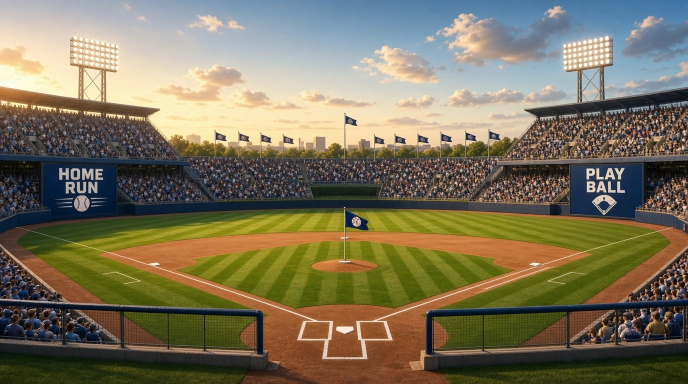
#> input picture web-sdk-backup-2026-09-26-SYMBOLES-OK/apps/home-run/assets/spines/foregroundAnimation/mm_bg.webp, 1376 x 768 px (shown at 1/2 size)
$ python -i clean_stadium_ads.py   (imports and definitions only)
#> lines starting #> are read from the running program, lines starting #| are printed output that depends on the picture; after the words box and inside, x2 and y2 are one past the last pixel; in counts of white or black regions, pixels touching at a corner belong together
"""Clean stadium ads: remove inscriptions, keep panel colors.

Key idea: detect vivid ad panels, dilate to swallow white/dark lettering,
then solid-fill each blob with the panel's background color.
"""
from __future__ import annotations

import cv2
import numpy as np
from pathlib import Path


def bg_from_pixels(pix: np.ndarray) -> np.ndarray:
    """Median BGR of Nx3 pixels, preferring saturated mid-value colors."""
    pix = pix.reshape(-1, 3).astype(np.float32)
    if len(pix) == 0:
        return np.zeros(3, dtype=np.uint8)
    u8 = pix.reshape(-1, 1, 3).astype(np.uint8)
    hsv = cv2.cvtColor(u8, cv2.COLOR_BGR2HSV).reshape(-1, 3)
    S, V = hsv[:, 1], hsv[:, 2]
    good = (S > 50) & (V > 50) & (V < 230)
    if int(good.sum()) < 20:
        good = (V > 40) & (V < 240)
    sample = pix[good] if int(good.sum()) >= 10 else pix
    return np.median(sample, axis=0).astype(np.uint8)


def solid_fill_horizontal_panels(
    img: np.ndarray,
    y0: int,
    y1: int,
    x0: int,
    x1: int,
    jump_thr: float = 22.0,
    min_w: int = 16,
    max_w_ratio: float = 0.35,
) -> int:
    h, w = img.shape[:2]
    y0, y1 = max(0, y0), min(h, y1)
    x0, x1 = max(0, x0), min(w, x1)
    strip = img[y0:y1, x0:x1]
    if strip.size == 0:
        return 0
    cols = np.median(strip.astype(np.float32), axis=0)
    d = np.linalg.norm(np.diff(cols, axis=0), axis=1)
    cuts = [0] + [i + 1 for i, v in enumerate(d) if v > jump_thr] + [strip.shape[1]]
    merged = [cuts[0]]
    for c in cuts[1:]:
        if c - merged[-1] >= min_w:
            merged.append(c)
    if merged[-1] != strip.shape[1]:
        merged.append(strip.shape[1])

    max_w = int(strip.shape[1] * max_w_ratio)
    n = 0
    for a, b in zip(merged[:-1], merged[1:]):
        if (b - a) > max_w:
            continue
        panel = strip[:, a:b]
        med = bg_from_pixels(panel)
        strip[:, a:b] = med
        n += 1
    img[y0:y1, x0:x1] = strip
    return n


def fill_ad_blobs(
    img: np.ndarray,
    zone: np.ndarray,
    *,
    min_area: int = 250,
    max_area_frac: float = 0.04,
    max_h: int = 110,
    max_w: int = 550,
    dilate: int = 4,
) -> int:
    """Fill vivid ad blobs including lettering swallowed by dilation."""
    hsv = cv2.cvtColor(img, cv2.COLOR_BGR2HSV)
    H, S, V = cv2.split(hsv)
    grass = (H >= 35) & (H <= 95) & (S > 45) & (V > 70)

    vivid = zone & (S > 65) & (V > 65) & (V < 250) & (~grass)
    ad_hue = (
        (H < 22)
        | (H > 155)
        | ((H >= 5) & (H <= 42) & (S > 80))
        | ((H >= 85) & (H <= 145) & (S > 65))
        | ((H >= 42) & (H <= 85) & (S > 85) & (V < 210))
    )
    core = (vivid & ad_hue).astype(np.uint8) * 255
    core = cv2.morphologyEx(core, cv2.MORPH_CLOSE, np.ones((3, 13), np.uint8))
    core = cv2.morphologyEx(core, cv2.MORPH_OPEN, np.ones((2, 2), np.uint8))

    num, labels, stats, _ = cv2.connectedComponentsWithStats(core, 8)
    h, w = img.shape[:2]
    max_area = int(h * w * max_area_frac)
    filled = 0
    k = np.ones((dilate, dilate), np.uint8)

    for i in range(1, num):
        area = stats[i, cv2.CC_STAT_AREA]
        ww = stats[i, cv2.CC_STAT_WIDTH]
        hh = stats[i, cv2.CC_STAT_HEIGHT]
        if area < min_area or area > max_area:
            continue
        if ww < 30 or hh > max_h or ww > max_w:
            continue

        m = (labels == i).astype(np.uint8)
        # Swallow white/dark lettering attached to the panel
        m_big = cv2.dilate(m, k, iterations=1)
        # Only expand into zone + near-white or near-dark (likely text)
        white = ((S < 70) & (V > 175)).astype(np.uint8)
        dark = ((V < 60) & (S < 100)).astype(np.uint8)
        textish = cv2.bitwise_or(white, dark)
        expand = cv2.bitwise_and(m_big, cv2.bitwise_or(m, textish))
        expand = cv2.bitwise_or(m, expand)
        expand = cv2.bitwise_and(expand, zone.astype(np.uint8) * 255)
        expand = cv2.dilate(expand, np.ones((2, 2), np.uint8), iterations=1)

        sel = expand.astype(bool)
        if sel.sum() < 50:
            continue
        med = bg_from_pixels(img[sel])
        img[sel] = med
        filled += 1
    return filled


# [47 lines left out: function solid_fill_color_bands, not called in this run]


def wipe_letters_solid(img: np.ndarray, y0: int, y1: int, x0: int, x1: int) -> None:
    """Replace white/dark letters on saturated panels with local panel median."""
    roi = img[y0:y1, x0:x1]
    hsv = cv2.cvtColor(roi, cv2.COLOR_BGR2HSV)
    S, V = hsv[:, :, 1], hsv[:, :, 2]
    panel = S > 70
    white = (S < 70) & (V > 175)
    dark = (V < 55) & (S < 90)
    near = cv2.dilate(panel.astype(np.uint8), np.ones((11, 11), np.uint8)).astype(bool)
    letters = (white | dark) & near
    if not letters.any():
        return
    u8 = letters.astype(np.uint8) * 255
    u8 = cv2.dilate(u8, np.ones((3, 3), np.uint8), iterations=1)
    num, labels, stats, _ = cv2.connectedComponentsWithStats(u8, 8)
    for i in range(1, num):
        if stats[i, cv2.CC_STAT_AREA] < 8:
            continue
        m = labels == i
        ring = cv2.dilate(m.astype(np.uint8), np.ones((15, 15), np.uint8)).astype(bool)
        ring = ring & panel & (~m)
        if ring.sum() < 10:
            continue
        med = bg_from_pixels(roi[ring])
        roi[m] = med
    img[y0:y1, x0:x1] = roi


def clean_1376(bgr: np.ndarray) -> np.ndarray:
    out = bgr.copy()
    h, w = out.shape[:2]

    # --- 1) Outfield fence ads ---
    print(
        "outfield panels",
        solid_fill_horizontal_panels(
            out, 478, 512, 300, 1100, jump_thr=22, min_w=16, max_w_ratio=0.28
        ),
    )

    # --- 2) Foreground dugout wall ads ---
    print(
        "foreground panels",
        solid_fill_horizontal_panels(
            out, 608, 642, 300, 980, jump_thr=18, min_w=18, max_w_ratio=0.22
        ),
    )

    # --- 3) Side ribbons — horizontal solid fill (clean, no crowd spill) ---
    print(
        "left ribbon",
        solid_fill_horizontal_panels(
            out, 208, 238, 55, 270, jump_thr=14, min_w=24, max_w_ratio=0.7
        ),
    )
    print(
        "right ribbon",
        solid_fill_horizontal_panels(
            out, 212, 238, 1100, 1315, jump_thr=14, min_w=24, max_w_ratio=0.7
        ),
    )

    # Left scoreboard ad stack — explicit solid panels
    for y0, y1, x0, x1 in [
        (150, 195, 250, 325),  # blue SPORTS GLOBAL
        (195, 245, 250, 325),  # red BEST SODA
    ]:
        roi = out[y0:y1, x0:x1]
        out[y0:y1, x0:x1] = bg_from_pixels(roi)
    print("red stack", 1)

    # --- 3b) Mid-tier side ribbons (between seating levels) ---
    for y0, y1, x0, x1 in [
        (255, 285, 40, 330),
        (300, 335, 50, 360),
        (255, 290, 1040, 1340),
        (310, 345, 1040, 1340),
    ]:
        solid_fill_horizontal_panels(out, y0, y1, x0, x1, jump_thr=14, min_w=22, max_w_ratio=0.65)
    print("mid ribbons ok")

    # Center scoreboard branded panels (not live game video)
    for y0, y1, x0, x1 in [
        (175, 230, 700, 780),  # white / logo panel
        (230, 255, 700, 780),  # red strip under it
        (100, 130, 520, 700),  # top red vodacone-like
    ]:
        out[y0:y1, x0:x1] = bg_from_pixels(out[y0:y1, x0:x1])
    print("sb brand panels", 3)
    print(
        "lower ribbon",
        solid_fill_horizontal_panels(
            out, 415, 445, 160, 1180, jump_thr=16, min_w=30, max_w_ratio=0.4
        ),
    )

    # --- 5) Scoreboard top ad strips (conservative) ---
    zone = np.zeros((h, w), dtype=bool)
    zone[95:140, 340:520] = True
    zone[95:140, 980:1080] = True
    zone[160:250, 980:1070] = True
    print("sb blobs", fill_ad_blobs(out, zone, dilate=3, max_h=70))

    # --- 6) Solid wipe leftover letters ---
    for box in [
        (95, 255, 230, 1100),
        (208, 238, 55, 270),
        (212, 238, 1100, 1315),
        (255, 345, 40, 360),
        (255, 345, 1040, 1340),
        (415, 445, 160, 1180),
        (608, 642, 300, 980),
        (478, 512, 300, 1100),
        (150, 245, 250, 325),
    ]:
        wipe_letters_solid(out, *box)

    return out


def clean_any(bgr: np.ndarray) -> np.ndarray:
    h, w = bgr.shape[:2]
    if (w, h) == (1376, 768):
        return clean_1376(bgr)
    small = cv2.resize(bgr, (1376, 768), interpolation=cv2.INTER_AREA)
    cleaned = clean_1376(small)
    diff = cv2.cvtColor(cv2.absdiff(small, cleaned), cv2.COLOR_BGR2GRAY) > 4
    big = cv2.resize(cleaned, (w, h), interpolation=cv2.INTER_LINEAR)
    mask = cv2.resize(diff.astype(np.uint8) * 255, (w, h), interpolation=cv2.INTER_NEAREST) > 0
    out = bgr.copy()
    out[mask] = big[mask]
    return out


# [26 lines left out: functions process, main, not called in this run]


# [2 lines not run here, left out]

>>> import cv2
>>> picture = cv2.imread('../assets/spines/foregroundAnimation/mm_bg.webp')
#> picture is the input picture: shape (768, 1376, 3); mean B, G, R 90.3, 114.9, 122.8
>>> result = clean_any(picture)
#> in solid_fill_horizontal_panels, `cols = np.median(strip.astype(np.float32), axis=0)`: cols = 800 rows, first 8: [61.5, 121, 193.5], [61, 120, 193], [62, 121.5, 193], [62, 121, 194], [61.5, 121, 194], [62, 122, 194], [61.5, 121, 193], [62, 121, 193.5]
#> in solid_fill_horizontal_panels, `d = np.linalg.norm(np.diff(cols, axis=0), axis=1)`: d = 799 values, max 153.9 at index 387, min 0 at index 74, mean 2.58
#> in solid_fill_horizontal_panels, `cuts = [0] + [i + 1 for i, v in enumerate(d) if v > jump_thr] + [strip..`: cuts = [0, 388, 389, 390, 800]
#> in solid_fill_horizontal_panels, `merged = [cuts[0]]`: merged = [0]
#> the loop in solid_fill_horizontal_panels, `for c in cuts[1:]:` made 4 passes
#> c on passes 1 to 4: 388, 389, 390, 800
#> after the loop in solid_fill_horizontal_panels, `for c in cuts[1:]:`: merged = [0, 388, 800]
#> the loop in solid_fill_horizontal_panels, `for a, b in zip(merged[:-1], merged[1:]):` made 2 passes
#> (a, b) on passes 1 to 2: (0, 388), (388, 800)
#> after the loop in solid_fill_horizontal_panels, `for a, b in zip(merged[:-1], merged[1:]):`: n = 0
#| outfield panels 0
#> in solid_fill_horizontal_panels (call 2), `cols = np.median(strip.astype(np.float32), axis=0)`: cols = 680 rows, first 8: [29.5, 82, 76.5], [16, 71, 63.5], [17.5, 75.5, 68], [27.5, 81, 75.5], [28.5, 81.5, 75.5], [23.5, 77.5, 72.5], [23.5, 78, 73], [22.5, 76, 70]
#> the loop in solid_fill_horizontal_panels (call 2), `for c in cuts[1:]:` made 64 passes
#> c on passes 2 to 13: 13, 17, 29, 35, 36, 37, 38, 71, 74, 82, 86, 87
#> the loop in solid_fill_horizontal_panels (call 2), `for a, b in zip(merged[:-1], merged[1:]):` made 15 passes
#> (a, b, med) on passes 1, 2, 3, 4, 5, 6, 7, 9, 10, 11, 12, 13: (0, 29, [19, 79, 71]), (29, 71, [22, 82, 75]), (71, 108, [25, 89, 82]), (108, 141, [24, 88, 80]), (141, 163, [22, 88, 81]), (163, 199, [25, 90, 85]), (199, 222, [53, 95, 140]), (555, 573, [55, 98, 164]), (573, 597, [45, 93, 96]), (597, 615, [25, 90, 86]), (615, 638, [24, 87, 80]), (638, 657, [24, 86, 79])
#> (a, b) on pass 8: (222, 555)
#> in solid_fill_horizontal_panels (call 2), `img[y0:y1, x0:x1] = strip`: img: shape (768, 1376, 3); 1.12% of pixels changed, all inside (x1, y1, x2, y2) = (300, 608, 980, 642)
#| foreground panels 14
#> in solid_fill_horizontal_panels (call 3), `cols = np.median(strip.astype(np.float32), axis=0)`: cols = 215 rows, first 8: [53.5, 89.5, 125], [56, 87.5, 122], [57, 87, 116.5], [56.5, 95, 127.5], [56, 92, 130.5], [49, 87, 123], [56.5, 87.5, 126.5], [63, 86.5, 120]
#> in solid_fill_horizontal_panels (call 3), `img[y0:y1, x0:x1] = strip`: img: shape (768, 1376, 3); mean B, G, R 90.1, 115, 122.9
#| left ribbon 4
#> call 4 of solid_fill_horizontal_panels, with y0 = 212, y1 = 238, x0 = 1100, x1 = 1315, jump_thr = 14, min_w = 24, max_w_ratio = 0.7
#> in solid_fill_horizontal_panels (call 4), `cols = np.median(strip.astype(np.float32), axis=0)`: cols = 215 rows, first 8: [48, 50, 52], [46.5, 47.5, 50], [46, 48.5, 51], [47, 48, 51], [49, 48.5, 52], [47.5, 50, 53.5], [46.5, 48, 51.5], [46, 46.5, 48]
#> in solid_fill_horizontal_panels (call 4), `d = np.linalg.norm(np.diff(cols, axis=0), axis=1)`: d = 214 values, max 102.9 at index 112, min 0.707 at index 34, mean 15.19
#> in solid_fill_horizontal_panels (call 4), `cuts = [0] + [i + 1 for i, v in enumerate(d) if v > jump_thr] + [strip..`: cuts = 73 values from 0 to 215
#> in solid_fill_horizontal_panels (call 4), `merged = [cuts[0]]`: merged = [0]
#> the loop in solid_fill_horizontal_panels (call 4), `for c in cuts[1:]:` made 72 passes
#> c on passes 1 to 12: 53, 54, 55, 98, 99, 100, 101, 107, 111, 112, 113, 114
#> after the loop in solid_fill_horizontal_panels (call 4), `for c in cuts[1:]:`: merged = [0, 53, 98, 123, 147, 171, 195]
#> the loop in solid_fill_horizontal_panels (call 4), `for a, b in zip(merged[:-1], merged[1:]):` made 7 passes
#> (a, b, med) on passes 1 to 7: (0, 53, [45, 55, 67]), (53, 98, [46, 49, 62]), (98, 123, [55, 58, 78]), (123, 147, [60, 66, 85]), (147, 171, [52, 57, 74]), (171, 195, [59, 63, 78]), (195, 215, [55, 57, 71])
#> after the loop in solid_fill_horizontal_panels (call 4), `for a, b in zip(merged[:-1], merged[1:]):`:
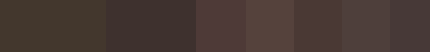
#> strip: shape (26, 215, 3) (shown 2 times larger); mean B, G, R 51.3, 56.6, 71.6
#> after the loop in solid_fill_horizontal_panels (call 4), `for a, b in zip(merged[:-1], merged[1:]):`: n = 7
#> in solid_fill_horizontal_panels (call 4), `img[y0:y1, x0:x1] = strip`: img: shape (768, 1376, 3); mean B, G, R 90, 114.9, 122.9
#| right ribbon 7
#> after the loop in clean_1376, `for y0, y1, x0, x1 in [`: out: shape (768, 1376, 3); mean B, G, R 89.8, 114.6, 122.6
#> after the loop in clean_1376, `for y0, y1, x0, x1 in [`:
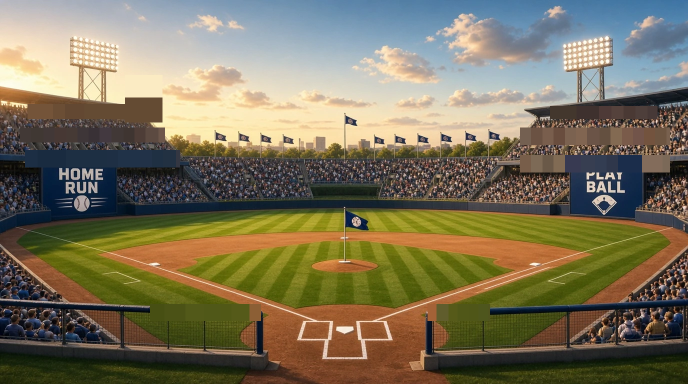
#> out: shape (768, 1376, 3) (shown at 1/2 size); mean B, G, R 89.8, 114.5, 122.5
#> after the loop in clean_1376, `for y0, y1, x0, x1 in [`:
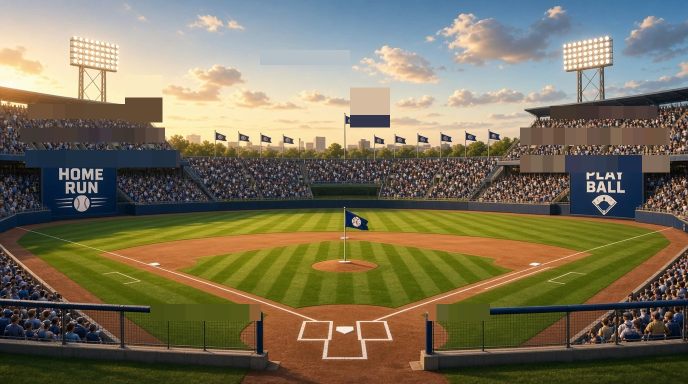
#> out: shape (768, 1376, 3) (shown at 1/2 size); 1.12% of pixels changed, all inside (x1, y1, x2, y2) = (520, 100, 780, 255)
#> in solid_fill_horizontal_panels (call 9), `cols = np.median(strip.astype(np.float32), axis=0)`: cols = 1020 rows, first 8: [46.5, 38.5, 33.5], [47, 41, 39], [46.5, 41, 42.5], [46.5, 40, 44], [46, 40, 44], [47, 38, 39], [46, 37, 39], [46, 35, 40]
#> in solid_fill_horizontal_panels (call 9), `d = np.linalg.norm(np.diff(cols, axis=0), axis=1)`: d = 1019 values, max 158.9 at index 527, min 0 at index 22, mean 3.25
#> in solid_fill_horizontal_panels (call 9), `cuts = [0] + [i + 1 for i, v in enumerate(d) if v > jump_thr] + [strip..`: cuts = 28 values from 0 to 1020
#> the loop in solid_fill_horizontal_panels (call 9), `for c in cuts[1:]:` made 27 passes
#> c on passes 1 to 12: 9, 111, 528, 529, 530, 531, 532, 543, 544, 547, 548, 549
#> after the loop in solid_fill_horizontal_panels (call 9), `for c in cuts[1:]:`: merged = [0, 111, 528, 559, 939, 980, 1020]
#> the loop in solid_fill_horizontal_panels (call 9), `for a, b in zip(merged[:-1], merged[1:]):` made 6 passes
#> (a, b, med) on passes 1, 3, 4, 5, 6: (0, 111, [41, 56, 51]), (528, 559, [66, 72, 66]), (559, 939, [38, 132, 141]), (939, 980, [38, 117, 132]), (980, 1020, [63, 45, 60])
#> (a, b) on pass 2: (111, 528)
#> after the loop in solid_fill_horizontal_panels (call 9), `for a, b in zip(merged[:-1], merged[1:]):`:
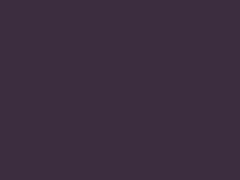
#> panel: shape (30, 40, 3) (shown 6 times larger); mean of channels 0, 1, 2 63, 45, 60; drawn as B, G, R
#> after the loop in solid_fill_horizontal_panels (call 9), `for a, b in zip(merged[:-1], merged[1:]):`: n = 5
#> in solid_fill_horizontal_panels (call 9), `img[y0:y1, x0:x1] = strip`: img: shape (768, 1376, 3); mean B, G, R 89.4, 114.3, 122.4
#| lower ribbon 5
#> in fill_ad_blobs, `hsv = cv2.cvtColor(img, cv2.COLOR_BGR2HSV)`: hsv: shape (768, 1376, 3); mean H, S, V 47.6, 112.7, 132.8
#> in fill_ad_blobs, `grass = (H >= 35) & (H <= 95) & (S > 45) & (V > 70)`:
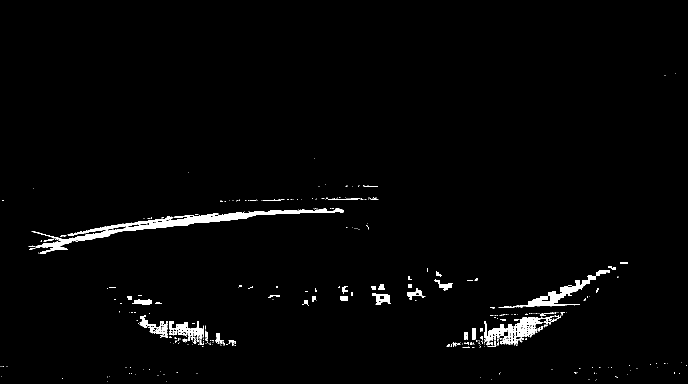
#> grass: shape (768, 1376) bool (shown at 1/2 size); 1.8% white; 367 white regions (303 under 20 px), largest, box (x1, y1, x2, y2) and area: (58, 417, 688, 508) 7033, (1026, 540, 1220, 615) 2551, (976, 632, 1102, 691) 2341
#> in fill_ad_blobs, `vivid = zone & (S > 65) & (V > 65) & (V < 250) & (~grass)`: vivid: shape (768, 1376) bool; 0.03% white; 15 white regions (12 under 20 px), largest, box (x1, y1, x2, y2) and area: (1008, 113, 1033, 122) 135, (430, 132, 441, 140) 56, (980, 229, 985, 238) 37
#> in fill_ad_blobs, `ad_hue = ( (H < 22) | (H > 155) | ((H >= 5) & (H <= 42) & (S > 80)) | ..`:
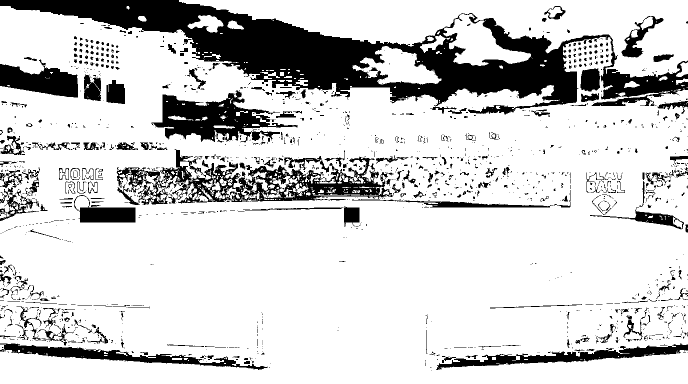
#> ad_hue: shape (768, 1376) bool (shown at 1/2 size); 81.4% white; 1678 black regions (1285 under 20 px), largest, box (x1, y1, x2, y2) and area: (0, 0, 1376, 229) 94728, (233, 298, 788, 410) 19870, (303, 180, 595, 286) 12907
#> in fill_ad_blobs, `core = cv2.morphologyEx(core, cv2.MORPH_CLOSE, np.ones((3, 13), np.uin..`: core: shape (768, 1376); 0.03% white; 12 white regions (8 under 20 px), largest, box (x1, y1, x2, y2) and area: (1008, 113, 1033, 122) 135, (425, 132, 441, 140) 70, (1060, 240, 1070, 250) 55, (980, 229, 985, 238) 37
#> in fill_ad_blobs, `core = cv2.morphologyEx(core, cv2.MORPH_OPEN, np.ones((2, 2), np.uint8))`: core: shape (768, 1376); 0.03% white; 7 white regions (3 under 20 px), largest, box (x1, y1, x2, y2) and area: (1010, 114, 1033, 122) 132, (432, 133, 441, 141) 62, (1062, 242, 1071, 251) 53, (981, 230, 986, 239) 37
#> in fill_ad_blobs, `num, labels, stats, _ = cv2.connectedComponentsWithStats(core, 8)`: labels: shape (768, 1376) int32; 8 distinct labels, from 0 to 7
#> in fill_ad_blobs, `num, labels, stats, _ = cv2.connectedComponentsWithStats(core, 8)`: num = 8; stats = [[0, 0, 1376, 768, 1056465], [1010, 114, 23, 8, 132], [432, 133, 9, 8, 62], [398, 139, 3, 2, 6], [1063, 193, 2, 2, 4], [1065, 228, 4, 3, 9], [981, 230, 5, 9, 37], [1062, 242, 9, 9, 53]]
#> the loop in fill_ad_blobs, `for i in range(1, num):` made 7 passes
#> (area, ww, hh) on passes 1, 2, 6, 7: (132, 23, 8), (62, 9, 8), (37, 5, 9), (53, 9, 9)
#> after the loop in fill_ad_blobs, `for i in range(1, num):`: filled = 0
#| sb blobs 0
#> the loop in clean_1376, `for box in [ (95, 255, 230, 1100), (208, 238, 55, 270), (212, 238, 110..` made 9 passes
#> num in wipe_letters_solid on passes 1, 4, 5, 7: 23, 37, 43, 7
#> (num in wipe_letters_solid, stats in wipe_letters_solid) on pass 6: (2, [[0, 0, 1020, 30, 29199], [110, 0, 418, 18, 1401]])
#> pass 1, in wipe_letters_solid, `roi = img[y0:y1, x0:x1]`:
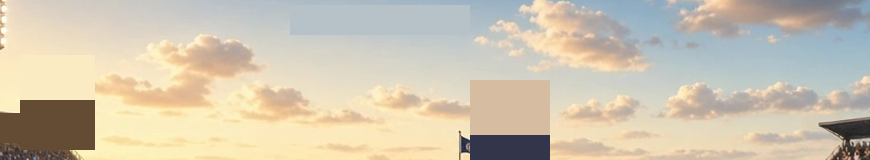
#> roi: shape (160, 870, 3); mean B, G, R 177.3, 196.8, 206.4
